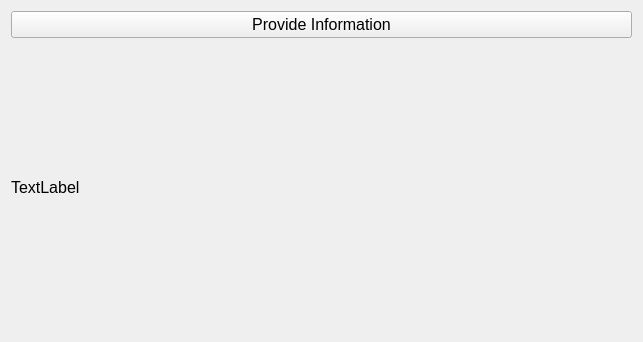
<?xml version="1.0" encoding="UTF-8"?>
<ui version="4.0">
 <class>Widget</class>
 <widget class="QWidget" name="Widget">
  <property name="geometry">
   <rect>
    <x>0</x>
    <y>0</y>
    <width>643</width>
    <height>342</height>
   </rect>
  </property>
  <property name="windowTitle">
   <string>Widget</string>
  </property>
  <layout class="QVBoxLayout" name="verticalLayout">
   <item>
    <widget class="QPushButton" name="ProvideInfopushButton">
     <property name="font">
      <font>
       <pointsize>12</pointsize>
      </font>
     </property>
     <property name="text">
      <string>Provide Information</string>
     </property>
    </widget>
   </item>
   <item>
    <widget class="QLabel" name="Infolabel">
     <property name="font">
      <font>
       <pointsize>12</pointsize>
      </font>
     </property>
     <property name="text">
      <string>TextLabel</string>
     </property>
    </widget>
   </item>
  </layout>
 </widget>
 <resources/>
 <connections/>
</ui>
